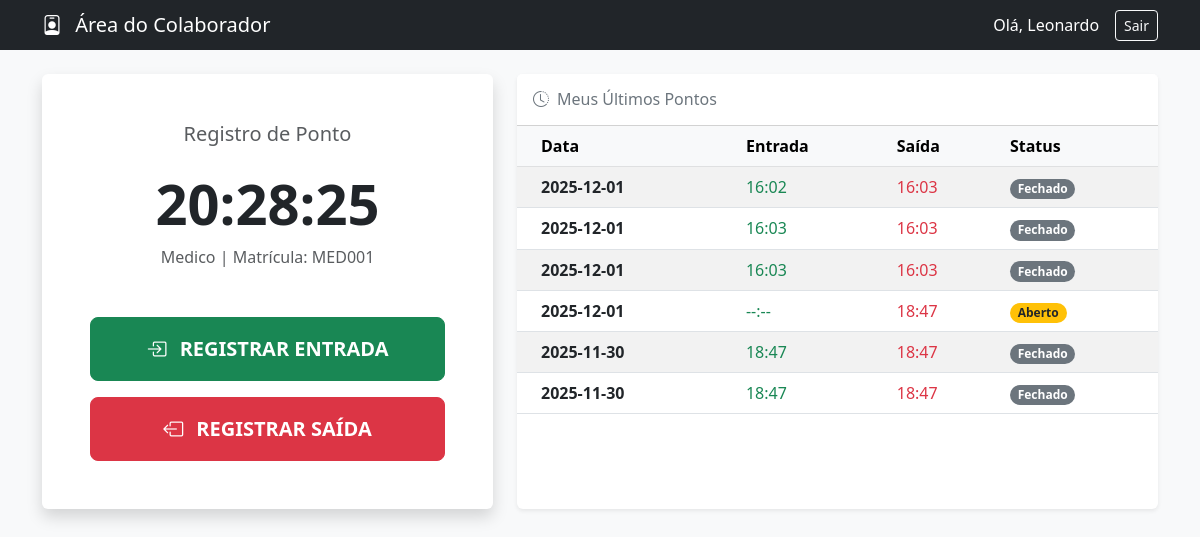
Screenshot of /area_colaborador/1 (signed in) with the database file from the repository.
### funcionario.py (models this page shows, shortened)
class Funcionario(db.Model):
    __tablename__ = 'funcionarios' # Nome da tabela
    id = db.Column(db.Integer, primary_key=True)
    matricula = db.Column(db.String(20), unique=True, nullable=False)
    nome = db.Column(db.String(100), nullable=False)
    cpf = db.Column(db.String(14), nullable=False)
    salario_base = db.Column(db.Float, nullable=False)
    esta_ativo = db.Column(db.Boolean, default=True)
    em_ferias = db.Column(db.Boolean, default=False)
    tipo_func = db.Column(db.String(50))
    __mapper_args__ = {
        'polymorphic_identity': 'funcionario',
        'polymorphic_on': tipo_func
    }

### registro_ponto.py (models this page shows, shortened)
class RegistroPonto(db.Model):
    __tablename__ = 'pontos'
    id = db.Column(db.Integer, primary_key=True)
    data = db.Column(db.String(10), nullable=False)
    hora_entrada = db.Column(db.String(5), nullable=True)
    hora_saida = db.Column(db.String(5), nullable=True)
    funcionario_id = db.Column(db.Integer, db.ForeignKey('funcionarios.id'), nullable=False)
    funcionario = db.relationship('Funcionario', backref='pontos')

### app.py (the view)
@app.route('/area_colaborador/<int:id>')
def area_colaborador(id):
    if session.get('permissao') != 'admin' and session.get('id_funcionario') != id:
        flash("Acesso não autorizado.", "danger")
        return redirect('/login')
    funcionario = Funcionario.query.get(id)
    if not funcionario:
        flash("Funcionário não encontrado.", "danger")
        return redirect('/login')
    ultimos_pontos = RegistroPonto.query.filter_by(funcionario_id=id).order_by(RegistroPonto.data.desc()).limit(10).all()
    return render_template('colaborador.html', func=funcionario, pontos=ultimos_pontos)

### templates/colaborador.html (shortened to what this page needs)
<!DOCTYPE html>
<html lang="pt-br">
<head>
    <link href="https://cdn.jsdelivr.net/npm/bootstrap@5.3.0/dist/css/bootstrap.min.css" rel="stylesheet">
    <link rel="stylesheet" href="https://cdn.jsdelivr.net/npm/bootstrap-icons@1.10.0/font/bootstrap-icons.css">
</head>
<body>
    <nav class="navbar navbar-dark bg-dark mb-4">
        <div class="container">
            <span class="navbar-brand mb-0 h1">
                <i class="bi bi-person-badge me-2"></i> Área do Colaborador
            </span>
            <div class="d-flex align-items-center text-white">
                <span class="me-3 d-none d-md-block">Olá, {{ func.nome }}</span>
                <a href="/logout" class="btn btn-outline-light btn-sm">Sair</a>
            </div>
        </div>
    </nav>
    <div class="container">
        <div class="row g-4">
            <div class="col-md-5">
                <div class="card shadow border-0 h-100">
                    <div class="card-body text-center p-5">
                        <h5 class="text-muted mb-4">Registro de Ponto</h5>
                        <div class="display-4 fw-bold text-dark mb-2" id="relogio">--:--:--</div>
                        <p class="text-muted mb-5">{{ func.tipo_func.capitalize() }} | Matrícula: {{ func.matricula }}</p>
                        <div class="d-grid gap-3">
                            <form action="/bater_ponto/{{ func.id }}/entrada" method="POST">
                                <button class="btn btn-success btn-lg w-100 py-3 fw-bold card-ponto">
                                    <i class="bi bi-box-arrow-in-right me-2"></i> REGISTRAR ENTRADA
                                </button>
                            </form>
                            <form action="/bater_ponto/{{ func.id }}/saida" method="POST">
                                <button class="btn btn-danger btn-lg w-100 py-3 fw-bold card-ponto">
                                    <i class="bi bi-box-arrow-left me-2"></i> REGISTRAR SAÍDA
                                </button>
                            </form>
                        </div>
                    </div>
                </div>
            </div>
            <div class="col-md-7">
                <div class="card shadow-sm border-0 h-100">
                    <div class="card-header bg-white py-3">
                        <h6 class="mb-0 text-secondary"><i class="bi bi-clock-history me-2"></i>Meus Últimos Pontos</h6>
                    </div>
                    <div class="card-body p-0">
                        <table class="table table-striped mb-0 align-middle">
                            <thead class="table-light">
                                <tr>
                                    <th class="ps-4">Data</th>
                                    <th>Entrada</th>
                                    <th>Saída</th>
                                    <th>Status</th>
                                </tr>
                            </thead>
                            <tbody>
                                {% for ponto in pontos %}
                                <tr>
                                    <td class="ps-4 fw-bold">{{ ponto.data }}</td>
                                    <td class="text-success">{{ ponto.hora_entrada or '--:--' }}</td>
                                    <td class="text-danger">{{ ponto.hora_saida or '--:--' }}</td>
                                    <td>
                                        {% if ponto.hora_entrada and ponto.hora_saida %}
                                            <span class="badge bg-secondary rounded-pill">Fechado</span>
                                        {% else %}
                                            <span class="badge bg-warning text-dark rounded-pill">Aberto</span>
                                        {% endif %}
                                    </td>
                                </tr>
                                {% else %}
                                <tr>
                                    <td colspan="4" class="text-center py-5 text-muted">
                                        Nenhum registro recente.
                                    </td>
                                </tr>
                                {% endfor %}
                            </tbody>
                        </table>
                    </div>
                </div>
            </div>
        </div>
    </div>
</body>
</html>

### templates/colaborador.html (style rules this page uses)
body { background-color: #f8f9fa; }
.card-ponto { transition: all 0.3s; }

### rows the page displays
Funcionario: nome "Leonardo", tipo_func "Medico", matricula "MED001"
RegistroPonto: data "2025-12-01", hora_entrada "16:02", hora_saida "16:03", shows "Fechado"
RegistroPonto: data "2025-12-01", hora_entrada "16:03", hora_saida "16:03", shows "Fechado"
RegistroPonto: data "2025-12-01", hora_entrada "16:03", hora_saida "16:03", shows "Fechado"
RegistroPonto: data "2025-12-01", hora_entrada "--:--", hora_saida "18:47", shows "Aberto"
RegistroPonto: data "2025-11-30", hora_entrada "18:47", hora_saida "18:47", shows "Fechado"
RegistroPonto: data "2025-11-30", hora_entrada "18:47", hora_saida "18:47", shows "Fechado"
